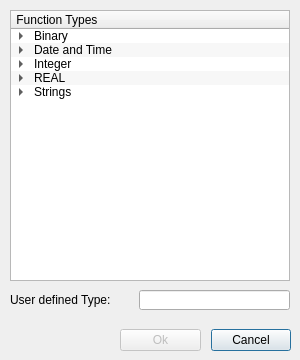
<?xml version="1.0" encoding="UTF-8"?>
<ui version="4.0">
 <class>FncDialog</class>
 <widget class="QDialog" name="FncDialog">
  <property name="windowModality">
   <enum>Qt::ApplicationModal</enum>
  </property>
  <property name="geometry">
   <rect>
    <x>0</x>
    <y>0</y>
    <width>300</width>
    <height>360</height>
   </rect>
  </property>
  <property name="minimumSize">
   <size>
    <width>300</width>
    <height>360</height>
   </size>
  </property>
  <property name="maximumSize">
   <size>
    <width>300</width>
    <height>360</height>
   </size>
  </property>
  <property name="windowTitle">
   <string>Function Type Selection</string>
  </property>
  <property name="windowIcon">
   <iconset resource="../src/ressources/PLCEdit.qrc">
    <normaloff>:/images/icon.png</normaloff>:/images/icon.png</iconset>
  </property>
  <property name="accessibleName">
   <string/>
  </property>
  <widget class="QWidget" name="horizontalLayout">
   <property name="geometry">
    <rect>
     <x>120</x>
     <y>324</y>
     <width>171</width>
     <height>32</height>
    </rect>
   </property>
   <layout class="QHBoxLayout" name="Fnc_HBoxLayout_okcancel">
    <property name="spacing">
     <number>10</number>
    </property>
    <item>
     <widget class="QPushButton" name="Fnc_okButton">
      <property name="enabled">
       <bool>false</bool>
      </property>
      <property name="text">
       <string>Ok</string>
      </property>
      <property name="default">
       <bool>true</bool>
      </property>
     </widget>
    </item>
    <item>
     <widget class="QPushButton" name="Fnc_cancelButton">
      <property name="text">
       <string>Cancel</string>
      </property>
      <property name="autoDefault">
       <bool>false</bool>
      </property>
      <property name="default">
       <bool>true</bool>
      </property>
     </widget>
    </item>
   </layout>
  </widget>
  <widget class="QTreeWidget" name="Fnc_treeWidget">
   <property name="geometry">
    <rect>
     <x>10</x>
     <y>10</y>
     <width>280</width>
     <height>271</height>
    </rect>
   </property>
   <property name="sizePolicy">
    <sizepolicy hsizetype="Fixed" vsizetype="Fixed">
     <horstretch>0</horstretch>
     <verstretch>0</verstretch>
    </sizepolicy>
   </property>
   <property name="minimumSize">
    <size>
     <width>280</width>
     <height>0</height>
    </size>
   </property>
   <property name="maximumSize">
    <size>
     <width>280</width>
     <height>16777215</height>
    </size>
   </property>
   <property name="accessibleName">
    <string/>
   </property>
   <property name="frameShape">
    <enum>QFrame::StyledPanel</enum>
   </property>
   <property name="horizontalScrollBarPolicy">
    <enum>Qt::ScrollBarAlwaysOff</enum>
   </property>
   <property name="alternatingRowColors">
    <bool>true</bool>
   </property>
   <property name="selectionBehavior">
    <enum>QAbstractItemView::SelectItems</enum>
   </property>
   <property name="textElideMode">
    <enum>Qt::ElideRight</enum>
   </property>
   <property name="columnCount">
    <number>1</number>
   </property>
   <column>
    <property name="text">
     <string> Function Types</string>
    </property>
   </column>
   <item>
    <property name="text">
     <string>Binary</string>
    </property>
    <property name="icon">
     <iconset resource="../src/ressources/PLCEdit.qrc">
      <normaloff>:/images/CVtypedef_16x16.png</normaloff>:/images/CVtypedef_16x16.png</iconset>
    </property>
    <item>
     <property name="text">
      <string>BOOL</string>
     </property>
     <property name="icon">
      <iconset resource="../src/ressources/PLCEdit.qrc">
       <normaloff>:/images/FcFileAdd_16x16.png</normaloff>:/images/FcFileAdd_16x16.png</iconset>
     </property>
    </item>
    <item>
     <property name="text">
      <string>BOOL_R_EDGE</string>
     </property>
     <property name="icon">
      <iconset resource="../src/ressources/PLCEdit.qrc">
       <normaloff>:/images/FcFileAdd_16x16.png</normaloff>:/images/FcFileAdd_16x16.png</iconset>
     </property>
    </item>
    <item>
     <property name="text">
      <string>BOOL_F_EDGE</string>
     </property>
     <property name="icon">
      <iconset resource="../src/ressources/PLCEdit.qrc">
       <normaloff>:/images/FcFileAdd_16x16.png</normaloff>:/images/FcFileAdd_16x16.png</iconset>
     </property>
    </item>
    <item>
     <property name="text">
      <string>BYTE</string>
     </property>
     <property name="icon">
      <iconset resource="../src/ressources/PLCEdit.qrc">
       <normaloff>:/images/FcFileAdd_16x16.png</normaloff>:/images/FcFileAdd_16x16.png</iconset>
     </property>
    </item>
    <item>
     <property name="text">
      <string>WORD</string>
     </property>
     <property name="icon">
      <iconset resource="../src/ressources/PLCEdit.qrc">
       <normaloff>:/images/FcFileAdd_16x16.png</normaloff>:/images/FcFileAdd_16x16.png</iconset>
     </property>
    </item>
    <item>
     <property name="text">
      <string>DWORD</string>
     </property>
     <property name="icon">
      <iconset resource="../src/ressources/PLCEdit.qrc">
       <normaloff>:/images/FcFileAdd_16x16.png</normaloff>:/images/FcFileAdd_16x16.png</iconset>
     </property>
    </item>
   </item>
   <item>
    <property name="text">
     <string>Date and Time</string>
    </property>
    <property name="icon">
     <iconset resource="../src/ressources/PLCEdit.qrc">
      <normaloff>:/images/CVtypedef_16x16.png</normaloff>:/images/CVtypedef_16x16.png</iconset>
    </property>
    <item>
     <property name="text">
      <string>DATE</string>
     </property>
     <property name="icon">
      <iconset resource="../src/ressources/PLCEdit.qrc">
       <normaloff>:/images/FcFileAdd_16x16.png</normaloff>:/images/FcFileAdd_16x16.png</iconset>
     </property>
    </item>
    <item>
     <property name="text">
      <string>DATE_AND_TIME</string>
     </property>
     <property name="icon">
      <iconset resource="../src/ressources/PLCEdit.qrc">
       <normaloff>:/images/FcFileAdd_16x16.png</normaloff>:/images/FcFileAdd_16x16.png</iconset>
     </property>
    </item>
    <item>
     <property name="text">
      <string>DT</string>
     </property>
     <property name="icon">
      <iconset resource="../src/ressources/PLCEdit.qrc">
       <normaloff>:/images/FcFileAdd_16x16.png</normaloff>:/images/FcFileAdd_16x16.png</iconset>
     </property>
    </item>
    <item>
     <property name="text">
      <string>TIME</string>
     </property>
     <property name="icon">
      <iconset resource="../src/ressources/PLCEdit.qrc">
       <normaloff>:/images/FcFileAdd_16x16.png</normaloff>:/images/FcFileAdd_16x16.png</iconset>
     </property>
    </item>
    <item>
     <property name="text">
      <string>TIME_OF_DAY</string>
     </property>
     <property name="icon">
      <iconset resource="../src/ressources/PLCEdit.qrc">
       <normaloff>:/images/FcFileAdd_16x16.png</normaloff>:/images/FcFileAdd_16x16.png</iconset>
     </property>
    </item>
    <item>
     <property name="text">
      <string>TOD</string>
     </property>
     <property name="icon">
      <iconset resource="../src/ressources/PLCEdit.qrc">
       <normaloff>:/images/FcFileAdd_16x16.png</normaloff>:/images/FcFileAdd_16x16.png</iconset>
     </property>
    </item>
   </item>
   <item>
    <property name="text">
     <string>Integer</string>
    </property>
    <property name="icon">
     <iconset resource="../src/ressources/PLCEdit.qrc">
      <normaloff>:/images/CVtypedef_16x16.png</normaloff>:/images/CVtypedef_16x16.png</iconset>
    </property>
    <item>
     <property name="text">
      <string>SINT</string>
     </property>
     <property name="icon">
      <iconset resource="../src/ressources/PLCEdit.qrc">
       <normaloff>:/images/FcFileAdd_16x16.png</normaloff>:/images/FcFileAdd_16x16.png</iconset>
     </property>
    </item>
    <item>
     <property name="text">
      <string>USINT</string>
     </property>
     <property name="icon">
      <iconset resource="../src/ressources/PLCEdit.qrc">
       <normaloff>:/images/FcFileAdd_16x16.png</normaloff>:/images/FcFileAdd_16x16.png</iconset>
     </property>
    </item>
    <item>
     <property name="text">
      <string>INT</string>
     </property>
     <property name="icon">
      <iconset resource="../src/ressources/PLCEdit.qrc">
       <normaloff>:/images/FcFileAdd_16x16.png</normaloff>:/images/FcFileAdd_16x16.png</iconset>
     </property>
    </item>
    <item>
     <property name="text">
      <string>UINT</string>
     </property>
     <property name="icon">
      <iconset resource="../src/ressources/PLCEdit.qrc">
       <normaloff>:/images/FcFileAdd_16x16.png</normaloff>:/images/FcFileAdd_16x16.png</iconset>
     </property>
    </item>
    <item>
     <property name="text">
      <string>DINT</string>
     </property>
     <property name="icon">
      <iconset resource="../src/ressources/PLCEdit.qrc">
       <normaloff>:/images/FcFileAdd_16x16.png</normaloff>:/images/FcFileAdd_16x16.png</iconset>
     </property>
    </item>
    <item>
     <property name="text">
      <string>UDINT</string>
     </property>
     <property name="icon">
      <iconset resource="../src/ressources/PLCEdit.qrc">
       <normaloff>:/images/FcFileAdd_16x16.png</normaloff>:/images/FcFileAdd_16x16.png</iconset>
     </property>
    </item>
   </item>
   <item>
    <property name="text">
     <string>REAL</string>
    </property>
    <property name="icon">
     <iconset resource="../src/ressources/PLCEdit.qrc">
      <normaloff>:/images/CVtypedef_16x16.png</normaloff>:/images/CVtypedef_16x16.png</iconset>
    </property>
    <item>
     <property name="text">
      <string>REAL</string>
     </property>
     <property name="icon">
      <iconset resource="../src/ressources/PLCEdit.qrc">
       <normaloff>:/images/FcFileAdd_16x16.png</normaloff>:/images/FcFileAdd_16x16.png</iconset>
     </property>
    </item>
    <item>
     <property name="text">
      <string>LREAL</string>
     </property>
     <property name="icon">
      <iconset resource="../src/ressources/PLCEdit.qrc">
       <normaloff>:/images/FcFileAdd_16x16.png</normaloff>:/images/FcFileAdd_16x16.png</iconset>
     </property>
    </item>
   </item>
   <item>
    <property name="text">
     <string>Strings</string>
    </property>
    <property name="icon">
     <iconset resource="../src/ressources/PLCEdit.qrc">
      <normaloff>:/images/CVtypedef_16x16.png</normaloff>:/images/CVtypedef_16x16.png</iconset>
    </property>
    <item>
     <property name="text">
      <string>STRING</string>
     </property>
     <property name="icon">
      <iconset resource="../src/ressources/PLCEdit.qrc">
       <normaloff>:/images/FcFileAdd_16x16.png</normaloff>:/images/FcFileAdd_16x16.png</iconset>
     </property>
    </item>
   </item>
  </widget>
  <widget class="QLineEdit" name="Fnc_lineEdit_userDefinedType">
   <property name="geometry">
    <rect>
     <x>139</x>
     <y>290</y>
     <width>151</width>
     <height>20</height>
    </rect>
   </property>
   <property name="minimumSize">
    <size>
     <width>151</width>
     <height>0</height>
    </size>
   </property>
   <property name="maximumSize">
    <size>
     <width>151</width>
     <height>16777215</height>
    </size>
   </property>
  </widget>
  <widget class="QLabel" name="Fnc_label_userDefinedType">
   <property name="geometry">
    <rect>
     <x>10</x>
     <y>292</y>
     <width>131</width>
     <height>16</height>
    </rect>
   </property>
   <property name="minimumSize">
    <size>
     <width>131</width>
     <height>0</height>
    </size>
   </property>
   <property name="maximumSize">
    <size>
     <width>131</width>
     <height>16777215</height>
    </size>
   </property>
   <property name="text">
    <string>User defined Type:</string>
   </property>
  </widget>
 </widget>
 <tabstops>
  <tabstop>Fnc_cancelButton</tabstop>
  <tabstop>Fnc_okButton</tabstop>
 </tabstops>
 <resources>
  <include location="../src/ressources/PLCEdit.qrc"/>
 </resources>
 <connections>
  <connection>
   <sender>Fnc_cancelButton</sender>
   <signal>clicked()</signal>
   <receiver>FncDialog</receiver>
   <slot>reject()</slot>
   <hints>
    <hint type="sourcelabel">
     <x>281</x>
     <y>338</y>
    </hint>
    <hint type="destinationlabel">
     <x>166</x>
     <y>179</y>
    </hint>
   </hints>
  </connection>
 </connections>
</ui>
